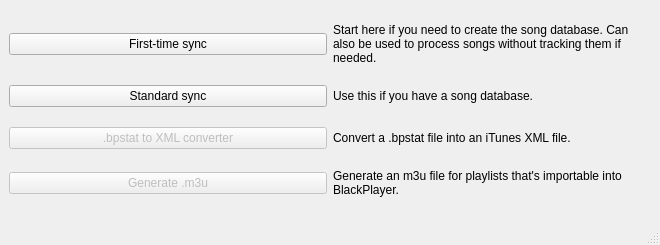
<?xml version="1.0" encoding="UTF-8"?>
<ui version="4.0">
 <class>MainWindow</class>
 <widget class="QMainWindow" name="MainWindow">
  <property name="geometry">
   <rect>
    <x>0</x>
    <y>0</y>
    <width>660</width>
    <height>245</height>
   </rect>
  </property>
  <property name="sizePolicy">
   <sizepolicy hsizetype="Fixed" vsizetype="Fixed">
    <horstretch>0</horstretch>
    <verstretch>0</verstretch>
   </sizepolicy>
  </property>
  <property name="windowTitle">
   <string>MainWindow</string>
  </property>
  <widget class="QWidget" name="centralwidget">
   <layout class="QGridLayout" name="gridLayout">
    <item row="0" column="0">
     <widget class="QPushButton" name="launch_firstsync">
      <property name="maximumSize">
       <size>
        <width>16777215</width>
        <height>16777215</height>
       </size>
      </property>
      <property name="text">
       <string>First-time sync</string>
      </property>
     </widget>
    </item>
    <item row="0" column="1">
     <widget class="QLabel" name="label">
      <property name="text">
       <string>Start here if you need to create the song database. Can also be used to process songs without tracking them if needed.</string>
      </property>
      <property name="wordWrap">
       <bool>true</bool>
      </property>
     </widget>
    </item>
    <item row="1" column="0">
     <widget class="QPushButton" name="launch_stdsync">
      <property name="text">
       <string>Standard sync</string>
      </property>
     </widget>
    </item>
    <item row="1" column="1">
     <widget class="QLabel" name="label_2">
      <property name="text">
       <string>Use this if you have a song database.</string>
      </property>
      <property name="wordWrap">
       <bool>true</bool>
      </property>
     </widget>
    </item>
    <item row="2" column="0">
     <widget class="QPushButton" name="launch_bpstatconv">
      <property name="enabled">
       <bool>false</bool>
      </property>
      <property name="text">
       <string>.bpstat to XML converter</string>
      </property>
     </widget>
    </item>
    <item row="2" column="1">
     <widget class="QLabel" name="label_3">
      <property name="text">
       <string>Convert a .bpstat file into an iTunes XML file.</string>
      </property>
      <property name="wordWrap">
       <bool>true</bool>
      </property>
     </widget>
    </item>
    <item row="3" column="0">
     <widget class="QPushButton" name="launch_m3uconv">
      <property name="enabled">
       <bool>false</bool>
      </property>
      <property name="text">
       <string>Generate .m3u</string>
      </property>
     </widget>
    </item>
    <item row="3" column="1">
     <widget class="QLabel" name="label_4">
      <property name="text">
       <string>Generate an m3u file for playlists that's importable into BlackPlayer.</string>
      </property>
      <property name="wordWrap">
       <bool>true</bool>
      </property>
     </widget>
    </item>
   </layout>
  </widget>
  <widget class="QMenuBar" name="menubar">
   <property name="geometry">
    <rect>
     <x>0</x>
     <y>0</y>
     <width>660</width>
     <height>21</height>
    </rect>
   </property>
  </widget>
  <widget class="QStatusBar" name="statusbar"/>
 </widget>
 <resources/>
 <connections/>
</ui>
